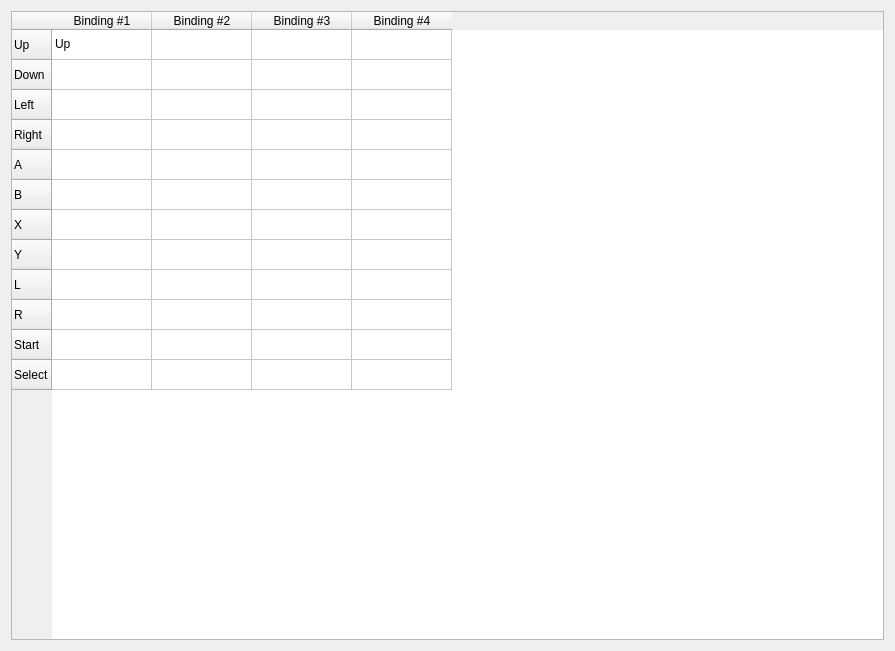
<?xml version="1.0" encoding="UTF-8"?>
<ui version="4.0">
 <class>Dialog</class>
 <widget class="QDialog" name="Dialog">
  <property name="geometry">
   <rect>
    <x>0</x>
    <y>0</y>
    <width>895</width>
    <height>651</height>
   </rect>
  </property>
  <property name="windowTitle">
   <string>Dialog</string>
  </property>
  <layout class="QVBoxLayout" name="verticalLayout">
   <item>
    <widget class="QTableWidget" name="tableWidget">
     <property name="showGrid">
      <bool>true</bool>
     </property>
     <property name="gridStyle">
      <enum>Qt::SolidLine</enum>
     </property>
     <property name="sortingEnabled">
      <bool>false</bool>
     </property>
     <property name="cornerButtonEnabled">
      <bool>true</bool>
     </property>
     <row>
      <property name="text">
       <string>Up</string>
      </property>
      <property name="icon">
       <iconset resource="snes9x.qrc">
        <normaloff>:/icons/icons/up.svg</normaloff>:/icons/icons/up.svg</iconset>
      </property>
     </row>
     <row>
      <property name="text">
       <string>Down</string>
      </property>
      <property name="icon">
       <iconset resource="snes9x.qrc">
        <normaloff>:/icons/icons/down.svg</normaloff>:/icons/icons/down.svg</iconset>
      </property>
     </row>
     <row>
      <property name="text">
       <string>Left</string>
      </property>
      <property name="icon">
       <iconset resource="snes9x.qrc">
        <normaloff>:/icons/icons/left.svg</normaloff>:/icons/icons/left.svg</iconset>
      </property>
     </row>
     <row>
      <property name="text">
       <string>Right</string>
      </property>
      <property name="icon">
       <iconset resource="snes9x.qrc">
        <normaloff>:/icons/icons/right.svg</normaloff>:/icons/icons/right.svg</iconset>
      </property>
     </row>
     <row>
      <property name="text">
       <string>A</string>
      </property>
      <property name="icon">
       <iconset resource="snes9x.qrc">
        <normaloff>:/icons/icons/a.svg</normaloff>:/icons/icons/a.svg</iconset>
      </property>
     </row>
     <row>
      <property name="text">
       <string>B</string>
      </property>
      <property name="icon">
       <iconset resource="snes9x.qrc">
        <normaloff>:/icons/icons/b.svg</normaloff>:/icons/icons/b.svg</iconset>
      </property>
     </row>
     <row>
      <property name="text">
       <string>X</string>
      </property>
      <property name="icon">
       <iconset resource="snes9x.qrc">
        <normaloff>:/icons/icons/x.svg</normaloff>:/icons/icons/x.svg</iconset>
      </property>
     </row>
     <row>
      <property name="text">
       <string>Y</string>
      </property>
      <property name="icon">
       <iconset resource="snes9x.qrc">
        <normaloff>:/icons/icons/y.svg</normaloff>:/icons/icons/y.svg</iconset>
      </property>
     </row>
     <row>
      <property name="text">
       <string>L</string>
      </property>
      <property name="icon">
       <iconset resource="snes9x.qrc">
        <normaloff>:/icons/icons/l.svg</normaloff>:/icons/icons/l.svg</iconset>
      </property>
     </row>
     <row>
      <property name="text">
       <string>R</string>
      </property>
      <property name="icon">
       <iconset resource="snes9x.qrc">
        <normaloff>:/icons/icons/r.svg</normaloff>:/icons/icons/r.svg</iconset>
      </property>
     </row>
     <row>
      <property name="text">
       <string>Start</string>
      </property>
      <property name="icon">
       <iconset resource="snes9x.qrc">
        <normaloff>:/icons/icons/start.svg</normaloff>:/icons/icons/start.svg</iconset>
      </property>
     </row>
     <row>
      <property name="text">
       <string>Select</string>
      </property>
      <property name="icon">
       <iconset resource="snes9x.qrc">
        <normaloff>:/icons/icons/select.svg</normaloff>:/icons/icons/select.svg</iconset>
      </property>
     </row>
     <column>
      <property name="text">
       <string>Binding #1</string>
      </property>
     </column>
     <column>
      <property name="text">
       <string>Binding #2</string>
      </property>
     </column>
     <column>
      <property name="text">
       <string>Binding #3</string>
      </property>
     </column>
     <column>
      <property name="text">
       <string>Binding #4</string>
      </property>
     </column>
     <item row="0" column="0">
      <property name="text">
       <string>Up</string>
      </property>
      <property name="icon">
       <iconset theme="input-gaming"/>
      </property>
     </item>
    </widget>
   </item>
  </layout>
 </widget>
 <resources>
  <include location="snes9x.qrc"/>
 </resources>
 <connections/>
</ui>
